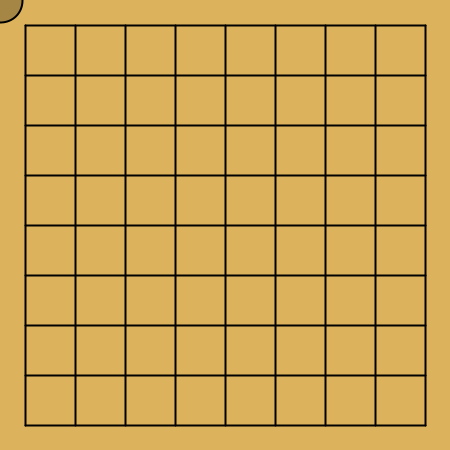
Frame 1 (no input)
Frame 60 (the mouse pressed at the canvas centre just before this capture): identical to frame 1, image omitted
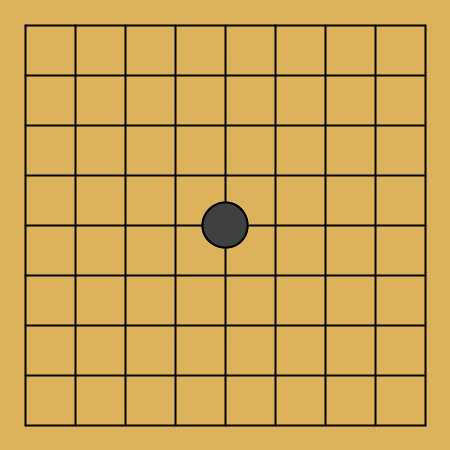
Frame 120 (the mouse held since frame 60 and released just before this capture)

The Processing sketch that drew these frames (run headless with seeded random() and noise(); from frame 60 on, the mouse is pressed at the canvas centre):

// Processing sketch: week03_8_go_goColor_black_white
// ── week03_8_go_goColor_black_white.pde
//week03_8_go_goColor_black_white
//切換黑、白、黑、白...
int goColor = -1;//-1:black +1:white 0:null
int [][] board = new int [9][9];//Java 2D 陣列,預設0
void setup() {
  size(450, 450);
}
void draw() {
  background(220, 179, 92);
  strokeWeight(2);
  for (int i=0; i<9; i++) {
    line(25, 25+ i*50, 425, 25+ i*50);
    line(25 + i*50, 25, 25+ i*50, 425);
  }
  for (int i=0; i<9; i++) {
    for (int j=0; j<9; j++) {
      if (board[i][j]==0) continue;
      if (board[i][j]==1) fill(255);
      if (board[i][j]==-1) fill(0);
      ellipse(25+ j*50, 25 + i*50, 45, 45);
    }
  }
  if(goColor==-1) fill(0, 64);
  else fill(255, 64);
  ellipse(mouseX, mouseY, 45, 45);
}
void mousePressed() {
  int i = mouseY/50, j= mouseX/50;
  board[i][j] = goColor;//-1:black +1:white
  goColor = goColor * -1;
}
